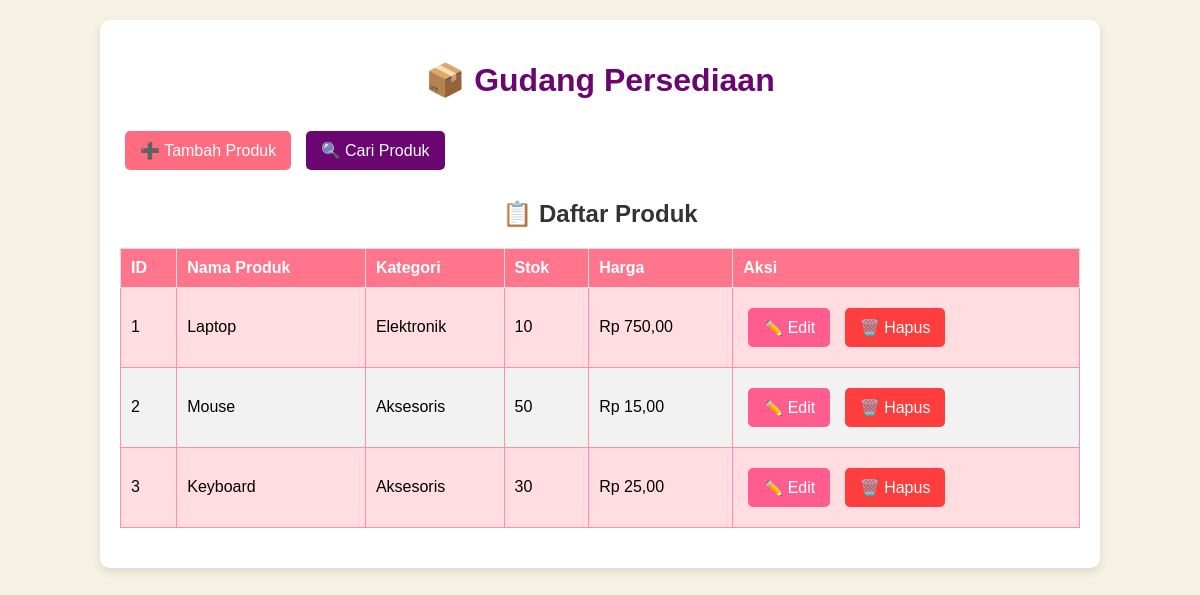
The page / on the database its author committed.
### tables this page shows
CREATE TABLE IF NOT EXISTS products (
    product_id INT AUTO_INCREMENT PRIMARY KEY,
    product_name VARCHAR(255) NOT NULL,
    category VARCHAR(100),
    stock_quantity INT DEFAULT 0,
    price DECIMAL(10,2) NOT NULL
);

### index.php (the view, shortened to what this page needs)
<?php
include 'koneksi.php';
$sql = "SELECT * FROM Products";
$result = $conn->query($sql);
?>
<!DOCTYPE html>
<html lang="id">
<head>
    <link rel="stylesheet" href="gudang_persediaan.css">
</head>
<body>
    <div class="container">
        <h1>📦 Gudang Persediaan</h1>
        <div class="dashboard-buttons">
            <a href="tambah_produk.php" class="button" style="background: #ff6b81;">➕ Tambah Produk</a>
            <a href="cari_produk.php" class="button" style="background: #6a0572;">🔍 Cari Produk</a>
        </div>
        <h2>📋 Daftar Produk</h2>
        <?php if ($result->num_rows > 0) { ?>
            <table>
                <thead>
                    <tr>
                        <th>ID</th>
                        <th>Nama Produk</th>
                        <th>Kategori</th>
                        <th>Stok</th>
                        <th>Harga</th>
                        <th>Aksi</th>
                    </tr>
                </thead>
                <tbody>
                    <?php while ($row = $result->fetch_assoc()) { ?>
                        <tr>
                            <td><?php echo htmlspecialchars($row['product_id']); ?></td>
                            <td><?php echo htmlspecialchars($row['product_name']); ?></td>
                            <td><?php echo htmlspecialchars($row['category']); ?></td>
                            <td><?php echo htmlspecialchars($row['stock_quantity']); ?></td>
                            <td>Rp <?php echo number_format($row['price'], 2, ',', '.'); ?></td>
                            <td>
                                <a href="edit_produk.php?id=<?php echo htmlspecialchars($row['product_id']); ?>" class="button edit">✏️ Edit</a>
                                <a href="hapus_produk.php?id=<?php echo htmlspecialchars($row['product_id']); ?>" class="button delete">🗑️ Hapus</a>
                            </td>
                        </tr>
                    <?php } ?>
                </tbody>
            </table>
        <?php } else { ?>
            <p class="no-data">🚫 Tidak ada produk yang tersedia.</p>
        <?php } ?>
    </div>
</body>
</html>

### gudang_persediaan.css (style rules this page uses)
body { font-family: Arial, sans-serif; margin: 0; padding: 0; background-color: #f4f4f4; }
.container { width: 80%; margin: 20px auto; background: white; padding: 20px; border-radius: 8px; box-shadow: 0 0 10px rgba(0, 0, 0, 0.1); }
h1, h2 { text-align: center; color: #333; }
table { width: 100%; border-collapse: collapse; margin: 20px 0; }
table th, table td { border: 1px solid #ddd; padding: 10px; text-align: left; }
table th { background-color: #007BFF; color: white; }
table tr:nth-child(even) { background-color: #f2f2f2; }
.button { display: inline-block; padding: 10px 15px; margin: 10px 5px; font-size: 16px; text-align: center; text-decoration: none; color: white; background-color: #007BFF; border: none; border-radius: 5px; cursor: pointer; transition: background 0.3s; }

### index.php (style rules this page uses)
body { background-color: #f7f1e3; font-family: Arial, sans-serif; }
.container { background: #ffffff; border-radius: 10px; padding: 20px; box-shadow: 0 4px 10px rgba(0, 0, 0, 0.1); }
h1 { color: #6a0572; }
table { width: 100%; border-collapse: collapse; background: #ffdde1; }
table th { background-color: #ff758c; color: white; padding: 10px; }
table td { padding: 10px; border: 1px solid #ff8fab; }
.button { padding: 10px 15px; border-radius: 5px; text-decoration: none; color: white; transition: 0.3s; }
.edit { background: #ff5d8f; }
.delete { background: #ff3d3d; }

### rows shown on the page
products: product_id "1", product_name "Laptop", category "Elektronik", stock_quantity "10", price "750,00"
products: product_id "2", product_name "Mouse", category "Aksesoris", stock_quantity "50", price "15,00"
products: product_id "3", product_name "Keyboard", category "Aksesoris", stock_quantity "30", price "25,00"
